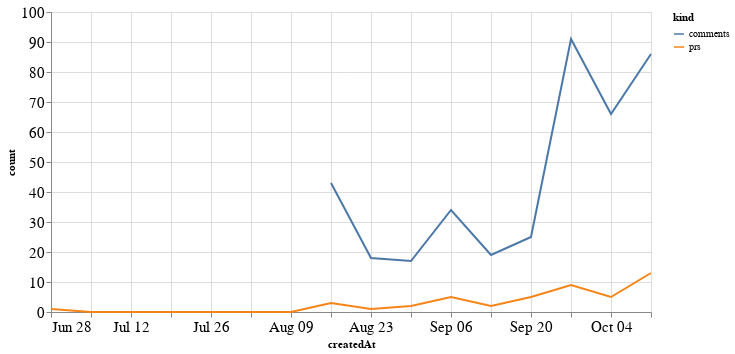

The cell this chart's notebook holds for it:
### Code cell
alt.Chart(total_time, width=600).mark_line().encode(
    x='createdAt',
    y='count',
    color='kind'
)

### Figure 1 — Vega-Lite specification as saved in the notebook (floating-point values rounded to 4 significant figures)
{"config": {"axisLeft": {"labelFontSize": 15}, "axisBottom": {"labelFontSize": 15}}, "data": {"name": "data-8d8f46692923dfaca6caa6bfd2f2015e"}, "mark": "line", "encoding": {"color": {"type": "nominal", "field": "kind"}, "x": {"type": "temporal", "field": "createdAt"}, "y": {"type": "quantitative", "field": "count"}}, "width": 600, "$schema": "https://vega.github.io/schema/vega-lite/v4.8.1.json", "datasets": {"data-8d8f46692923dfaca6caa6bfd2f2015e": [{"createdAt": "2020-06-28T00:00:00", "kind": "prs", "count": 1.0}, {"createdAt": "2020-07-05T00:00:00", "kind": "prs", "count": 0.0}, {"createdAt": "2020-07-12T00:00:00", "kind": "prs", "count": 0.0}, {"createdAt": "2020-07-19T00:00:00", "kind": "prs", "count": 0.0}, {"createdAt": "2020-07-26T00:00:00", "kind": "prs", "count": 0.0}, {"createdAt": "2020-08-02T00:00:00", "kind": "prs", "count": 0.0}, {"createdAt": "2020-08-09T00:00:00", "kind": "prs", "count": 0.0}, {"createdAt": "2020-08-16T00:00:00", "kind": "prs", "count": 3.0}, {"createdAt": "2020-08-23T00:00:00", "kind": "prs", "count": 1.0}, {"createdAt": "2020-08-30T00:00:00", "kind": "prs", "count": 2.0}, {"createdAt": "2020-09-06T00:00:00", "kind": "prs", "count": 5.0}, {"createdAt": "2020-09-13T00:00:00", "kind": "prs", "count": 2.0}, {"createdAt": "2020-09-20T00:00:00", "kind": "prs", "count": 5.0}, {"createdAt": "2020-09-27T00:00:00", "kind": "prs", "count": 9.0}, {"createdAt": "2020-10-04T00:00:00", "kind": "prs", "count": 5.0}, {"createdAt": "2020-10-11T00:00:00", "kind": "prs", "count": 13.0}, {"createdAt": "2020-06-28T00:00:00", "kind": "comments", "count": null}, {"createdAt": "2020-07-05T00:00:00", "kind": "comments", "count": null}, {"createdAt": "2020-07-12T00:00:00", "kind": "comments", "count": null}, {"createdAt": "2020-07-19T00:00:00", "kind": "comments", "count": null}, {"createdAt": "2020-07-26T00:00:00", "kind": "comments", "count": null}, {"createdAt": "2020-08-02T00:00:00", "kind": "comments", "count": null}, {"createdAt": "2020-08-09T00:00:00", "kind": "comments", "count": null}, {"createdAt": "2020-08-16T00:00:00", "kind": "comments", "count": 43.0}, {"createdAt": "2020-08-23T00:00:00", "kind": "comments", "count": 18.0}, {"createdAt": "2020-08-30T00:00:00", "kind": "comments", "count": 17.0}, {"createdAt": "2020-09-06T00:00:00", "kind": "comments", "count": 34.0}, {"createdAt": "2020-09-13T00:00:00", "kind": "comments", "count": 19.0}, {"createdAt": "2020-09-20T00:00:00", "kind": "comments", "count": 25.0}, {"createdAt": "2020-09-27T00:00:00", "kind": "comments", "count": 91.0}, {"createdAt": "2020-10-04T00:00:00", "kind": "comments", "count": 66.0}, {"createdAt": "2020-10-11T00:00:00", "kind": "comments", "count": 86.0}]}}
